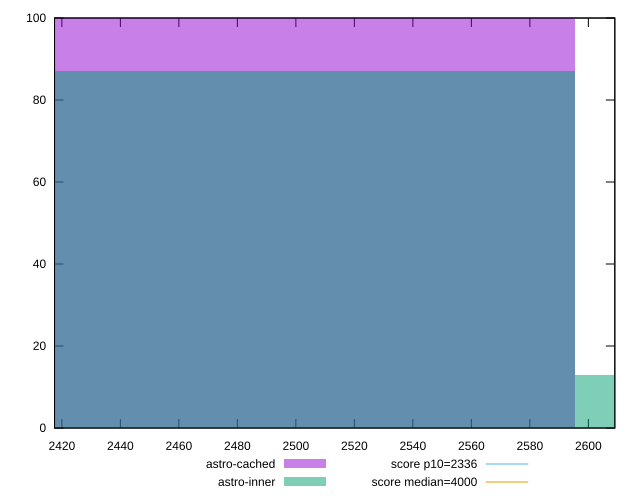

gnuplot code for this plot:
reset

$astroCached <<EOF
2505.842809304101 100
EOF

$astroInner <<EOF
2505.842809304101 87
2684.8315813972513 13
EOF

set key outside below
set boxwidth 178.9887720931501
set xrange [2417.4900000000002:2609.045]
set yrange [0:100]
set trange [0:100]
set style fill transparent solid 0.5 noborder

set parametric
set terminal svg size 640, 500 enhanced background rgb 'white'
set output "reports/report_00033_2021-03-01T14-23-16.841Z/first-contentful-paint/comparison/histogram/1_vs_2.svg"

plot $astroCached title "astro-cached" with boxes, \
     $astroInner title "astro-inner" with boxes, \
     2336,t title "score p10=2336", \
     4000,t title "score median=4000"

reset
